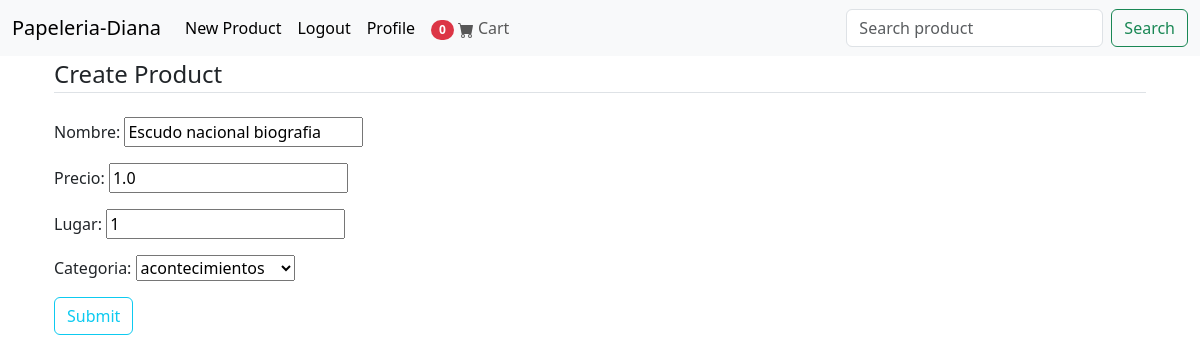
The app's page /products/8380/update (signed in) with its own data.
### pape/models.py (models this page shows, shortened)
class Order(models.Model):
    author = models.ForeignKey(User, on_delete=models.CASCADE)
    items = models.ManyToManyField(OrderItem)
    fecha_orden = models.DateTimeField()
    ordered = models.BooleanField(default=False)

class Item(models.Model):
    nombre = models.CharField(max_length=100)
    precio = models.FloatField()
    lugar = models.CharField(max_length=10, blank=True)
    categoria = models.CharField(choices=CATEGORIAS_SELECCIONADAS, max_length=20, default="escolar", blank="")
    cantidad_inventario = models.IntegerField()
    fecha_creacion = models.DateTimeField(auto_now_add=True)
    author = models.ForeignKey(User, on_delete=models.CASCADE) #Este campo ligas las tablas Record y User.

### pape/views.py (the view, shortened to what this page needs)
# urls.py: path('products/<int:pk>/update', ProductUpdateView.as_view(), name='pape-update'),
class ProductUpdateView(LoginRequiredMixin, UserPassesTestMixin, UpdateView):
	model = Item
	fields = ['nombre', 'precio', 'lugar', 'categoria', 'cantidad']
	def test_func(self):
		product = self.get_object()
		if self.request.user == product.author:
			return True
		return False

### pape/templatetags/cart_template_tags.py (called while the page is built)
@register.filter
def cart_item_count(user):
    if user.is_authenticated:
        qs = Order.objects.filter(author=user, ordered=False)
        if qs.exists():
            return qs[0].items.count()
    return 0

### pape/templates/pape/item_form.html (shortened to what this page needs)
{% extends "pape/base.html"%}
{%block content%}
    <div class="content-section">
        <form action="" method="POST">
            <fieldset class="form-group">
                <legend class="border-bottom mb-4">Create Product</legend>
                {{ form.as_p }}
            </fieldset>
            <div class="form-group">
                <button class="btn btn-outline-info" type="submit">Submit</button>
            </div>
        </form>
    </div>
{%endblock content%}

### pape/templates/pape/base.html (shortened to what this page needs)
{% load cart_template_tags %}
{% load static %}
<!DOCTYPE html>
<html lang="en">
<head>
    <link href="https://cdn.jsdelivr.net/npm/bootstrap@5.3.3/dist/css/bootstrap.min.css" rel="stylesheet">
</head>
<body>
    <nav class="navbar navbar-expand-lg bg-body-tertiary">
        <div class="container-fluid">
            <a class="navbar-brand" href="{% url 'pape-home' %}">Papeleria-Diana</a>
            <div class="collapse navbar-collapse" id="navbarSupportedContent">
                <ul class="navbar-nav me-auto mb-2 mb-lg-0">
                {%if user.is_authenticated %}
                    <li class="nav-item">
                        <a class="nav-link active" aria-current="page" href="{% url 'pape-create' %}">New Product</a>
                    </li>
                    <li class="nav-item">
                        <a class="nav-link active" aria-current="page" href="{% url 'logout' %}">Logout</a>
                    </li>
                    <li class="nav-item">
                        <a class="nav-link active" aria-current="page" href="{% url 'profile' %}">Profile</a>
                    </li>
                    <li class="nav-item">
                        <a href="{% url 'order-summary' %}" class="nav-link waves-effect">
                            <span class="badge rounded-pill bg-danger">
                                {{ request.user|cart_item_count }}
                            </span>
                        <span class="clearfix d-none d-sm-inline-block"> Cart </span>
                        </a>
                    </li>
                    {%endif%}
                </ul>
                <form class="d-flex" role="search" method="GET" action="{% url 'search' %}">
                    <input class="form-control me-2" type="search" placeholder="Search product" aria-label="Search" name="search">
                    <button class="btn btn-outline-success" type="submit">Search</button>
                </form>
            </div>
        </div>
    </nav>
    <div class="container">
        <div class="container">
            {%block content%}
            {%endblock%}
        </div>
    </div>
</body>
</html>

### records on screen
Item: nombre "Escudo nacional biografia", precio "1.0", lugar "1", categoria "acontecimientos"

### other values on screen
{{ request.user|cart_item_count }} "0"
